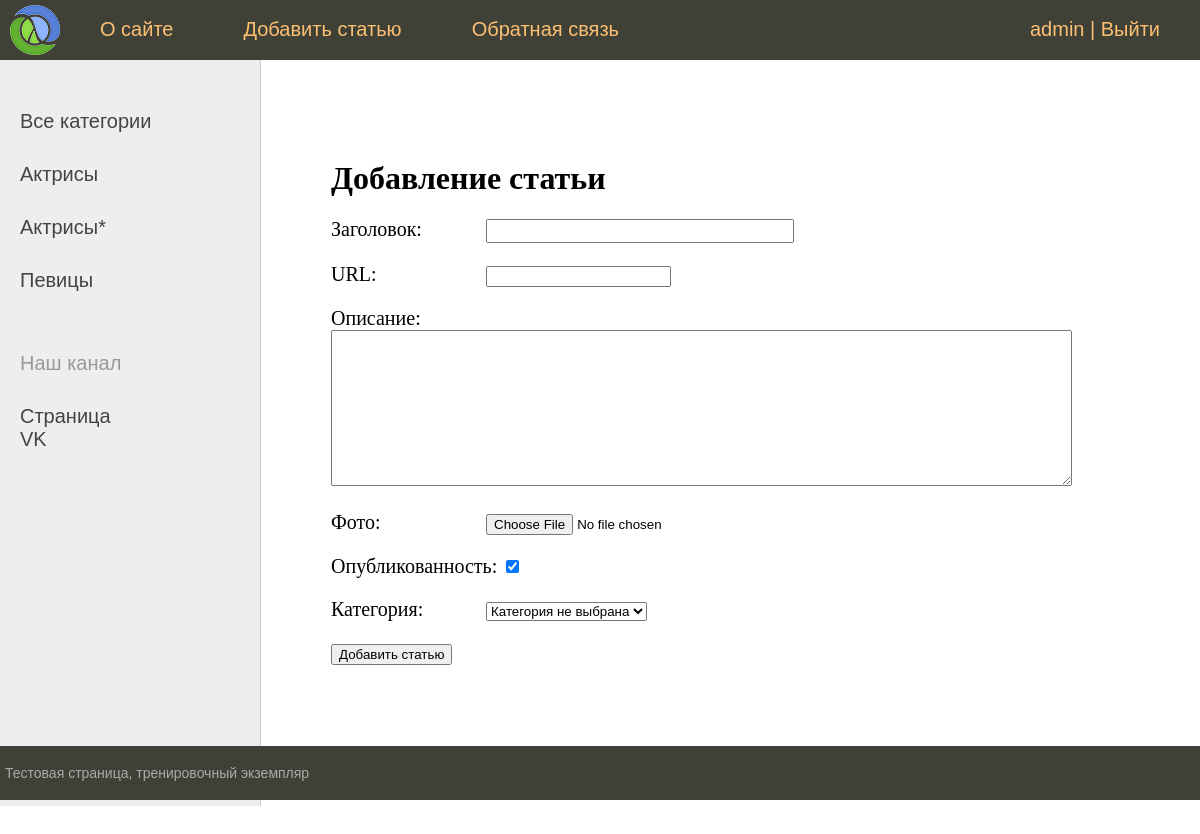
Screenshot of /addpage/ (signed in) with the database file from the repository.
### women/models.py (models this page shows)
class Category(models.Model):
    name = models.CharField(max_length=100, db_index=True, verbose_name='Категория')
    slug = models.CharField(max_length=255, null=True, db_index=True, verbose_name='URL')
    def __str__(self):
        return self.name
    def get_absolute_url(self):
        return reverse('category', kwargs={'cat_slug': self.slug})
    class Meta:
        verbose_name = 'Категории'
        verbose_name_plural = 'Категории'
        ordering = ['id', 'name']

### women/views.py (the view)
# urls.py: path('addpage/', AddPage.as_view(), name='add_page'),  # http://127.0.0.1:8000/about/
class AddPage(LoginRequiredMixin, DataMixin, CreateView):
    form_class = AddPostForm
    template_name = 'women/addpage.html'
    success_url = reverse_lazy('home')
    login_url = reverse_lazy('home')
    def get_context_data(self, *, object_list=None, **kwargs):
        context = super().get_context_data(**kwargs)
        c_def = self.get_user_context(title='Добавление статьи',
                                      cat_selected=None)
        context.update(c_def)
        return context

### women/forms.py (shortened to what this page needs)
class AddPostForm(forms.ModelForm):
    def __init__(self, *args, **kwargs):
        super().__init__(*args, **kwargs)
        self.fields['cat'].empty_label = 'Категория не выбрана'
    class Meta:
        model = Women
        fields = ['title', 'slug', 'text', 'photo', 'is_published', 'cat']
        widgets = {'title': forms.TextInput(attrs={'class': 'form-input'}),
                   'text': forms.Textarea(attrs={'cols': 90, 'rows': 10})
                   }

### women/utils.py (called while the page is built)
    def get_user_context(self, **kwargs):
        menu_user = menu.copy()
        context = kwargs
        cats = Category.objects.annotate(total=Count('women')).filter(total__gt=0, women__is_published=True)
        if not self.request.user.is_authenticated:
            menu_user.pop(1)
        context['menu'] = menu_user
        context['cats'] = cats
        if 'cat_selected' not in context:
            context['cat_selected'] = 0
        return context

### women/templates/women/addpage.html (shortened to what this page needs)
{% extends 'women/base.html' %}
{% block content %}
<h1> {{title}} </h1>
<form action="{% url 'add_page' %}" method="post" enctype="multipart/form-data">
    {% for f in form %}
    <p> <label class="form-label" for="{{f.id_for_label}}"> {{f.label}}: </label> {{f}} </p>
    {% endfor %}
    <button type="submit">Добавить статью</button>
</form>
{% endblock %}

### women/templates/women/base.html (shortened to what this page needs)
{% load static %}
{% load women_tags %}
<!DOCTYPE html>
<html>
<head>
    <link type="text/css" href="{% static 'women/css/styles.css' %}" rel="stylesheet"/>
</head>
<body>
<table class="table-page" border=0 cellpadding="0" cellspacing="0">
<tr><td valign=top>
{% block mainmenu %}
<div class="header">
   <ul id="mainmenu" class="mainmenu">
       <li class="logo"><a href="{% url 'home' %}"><div class="logo"></div></a></li>
            {% for m in menu %}
                <li><a href="{% url m.url_name %}">{{m.title}}</a></li>
            {% endfor %}
       {% if request.user.is_authenticated %}
            <li class="last"> {{ user.username}} | <a href="{% url 'logout' %}">Выйти</a> </li>
       {% else %}
            <li class="last"> <a href="{% url 'register' %}">Регистрация</a> | <a href="{% url 'login' %}">Войти</a> </li>
       {% endif %}
   </ul>
</div>
{% endblock mainmenu %}
<table class="table-content" border=0 cellpadding="0" cellspacing="0">
<tr>
    <td valign="top" class="left-chapters">
        <ul id="leftchapters">
            {% if cat_selected == 0 %}
                <li class="selected">Все категории</li>
            {% else %}
                <li><a href="{% url 'home' %}">Все категории</li>
            {% endif %}
            {% for c in cats %}
                {% if c.pk == cat_selected %}
                    <li class="selected">{{c.name}}</li>
                {% else %}
                    <li><a href="{{ c.get_absolute_url }}"> {{c.name}}</a></li>
                {% endif %}
            {% endfor %}
            <li class="share">
            <p>Наш канал</p>
            <a href="https://vk.com/al_feed.php" target="_blank" rel="nofollow">Cтраница VK</a>
             </li>
        </ul>
    </td>
<td valign="top" class="content">
    <div class="content-text">
    {% block content %}
    {% endblock %}
	</div>
</td></tr></table>
</td></tr>
<tr><td valign=top>
    <div id="footer"><p> Тестовая страница, тренировочный экземпляр</p></div>
</td></tr></table>
</body>
</html>

### women/static/women/css/styles.css (style rules this page uses)
html, body { font-family: 'Arial'; margin: 0; padding: 0; height: 100%; width: 100%; color: #444; }
a { color: #0059b2; text-decoration: none; }
.table-page { width: 100%; height: 100%; vertical-align: top; }
.table-page tr { height: 100%; }
.header { background: #3F4137; height: 60px; }
.logo { background: url('../images/logo.png') no-repeat 10px 5px; width: 70px; height: 60px; }
ul.mainmenu { list-style: none; margin: 0; padding: 0; height: 60px; color: #fdc073; font-size: 20px; overflow: hidden; }
ul.mainmenu li { float: left; margin: 18px 40px 0 30px; }
ul.mainmenu li.logo { margin: 0; }
ul.mainmenu li.last { float: right; }
ul.mainmenu li a { color: #fdc073; text-decoration: none; }
.table-content { width: 100%; min-height: 100%; height: 100%; }
.left-chapters { margin: 0; background: #eee; border-right: 1px solid #ccc; min-height: 100%; }
.left-chapters ul { width: 230px; min-height: 100%; margin: 0; padding: 20px 10px 10px 20px; list-style: none; font-size: 20px; }
.left-chapters ul li { margin: 30px 0 0 0; color: #999; }
.left-chapters ul li a { color: #444; text-decoration: none; }
.left-chapters ul li.share { margin: 60px 0 0 0; }
.left-chapters ul li.share p { margin: 30px 0 30px 0; }
.left-chapters ul li.share a { display: inline-block; width: 40px; height: 40px; margin: 0 20px 0 0; }
.content { padding: 40px 20px 20px 40px; width: 100%; box-sizing: border-box; }
.content-text { margin: 60px 0 0 30px; color: #000; font-size: 20px; font-family: Yandex Sans Display Light; }
.content-text h1 { font-size: 32px; }
#footer { box-sizing: border-box; background: #3F4137; padding: 5px; color: #aaa; font-size: 14px; font-family: Verdana, Geneva, Arial, Helvetica; text-align: left; overflow: hidden; }
.form-input { width: 300px; font-size: 16px; }
.form-label { display: inline-block; min-width: 150px; vertical-align: top; }

### rows the page displays
Category: name "Актрисы"
Category: name "Актрисы*"
Category: name "Певицы"

### other values shown
{{ m.title }} "О сайте" "Добавить статью" "Обратная связь"
{{ user.username }} "admin"
{{ title }} "Добавление статьи"
{{ f.label }} "Заголовок" "URL" "Описание" "Фото" "Опубликованность" "Категория"
